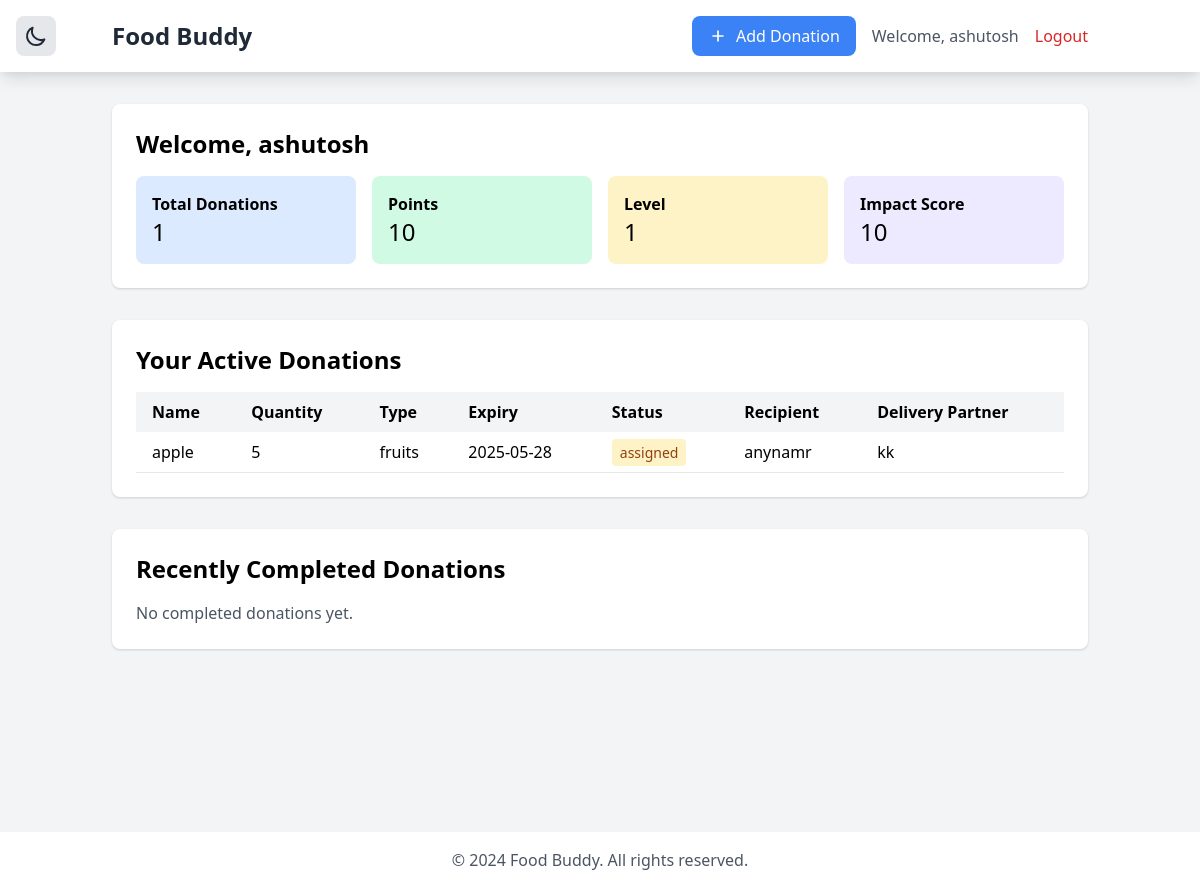
The page /dashboard/donor (signed in) on the database its author committed.
### tables this page shows
CREATE TABLE users (
            id INTEGER PRIMARY KEY AUTOINCREMENT,
            name TEXT NOT NULL,
            email TEXT UNIQUE NOT NULL,
            password TEXT NOT NULL,
            role TEXT NOT NULL CHECK (role IN ('donor', 'recipient', 'delivery')),
            points INTEGER DEFAULT 0,
            level INTEGER DEFAULT 1,
            badges TEXT DEFAULT '[]',
            location TEXT DEFAULT 'Not specified',
            latitude REAL,
            longitude REAL,
            dark_mode BOOLEAN DEFAULT 0,
            created_at DATETIME DEFAULT CURRENT_TIMESTAMP
        );

CREATE TABLE donations (
            id INTEGER PRIMARY KEY AUTOINCREMENT,
            name TEXT NOT NULL,
            quantity INTEGER NOT NULL,
            expiry DATE NOT NULL,
            location TEXT NOT NULL,
            latitude REAL,
            longitude REAL,
            recipient_location TEXT,
            recipient_latitude REAL,
            recipient_longitude REAL,
            food_type TEXT NOT NULL CHECK (food_type IN ('vegetables', 'fruits', 'grains', 'protein', 'dairy', 'prepared')),
            image TEXT,
            image_data BLOB,
            donor_id INTEGER NOT NULL,
            recipient_id INTEGER,
            delivery_partner_id INTEGER,
            status TEXT DEFAULT 'available' CHECK (status IN ('available', 'assigned', 'in_delivery', 'delivered')),
            created_at DATETIME DEFAULT CURRENT_TIMESTAMP,
            FOREIGN KEY (donor_id) REFERENCES users (id),
            FOREIGN KEY (recipient_id) REFERENCES users (id),
            FOREIGN KEY (delivery_partner_id) REFERENCES users (id)
        );

### app.py (the view)
@app.route('/dashboard/donor')
@login_required
def donor_dashboard():
    if current_user.role != 'donor':
        flash('Access denied.')
        return redirect(url_for('login'))
    conn = sqlite3.connect('user.db')
    cursor = conn.cursor()
    cursor.execute('SELECT COUNT(*) FROM donations WHERE donor_id = ?', (current_user.id,))
    donations_count = cursor.fetchone()[0]
    cursor.execute('SELECT points, level, badges FROM users WHERE id = ?', (current_user.id,))
    user_data = cursor.fetchone()
    current_user.points = user_data[0]
    current_user.level = user_data[1]
    badges = json.loads(user_data[2])
    impact_score = donations_count * 10
    cursor.execute('''
        SELECT role, COUNT(*)
        FROM users
        GROUP BY role
    ''')
    user_counts = dict(cursor.fetchall())
    cursor.execute('''
        SELECT
            d.id,
            d.name,
            d.quantity,
            d.expiry,
            d.location,
            d.food_type,
            d.status,
            COALESCE(r.name, 'Not requested yet') as recipient_name,
            COALESCE(dp.name, 'No delivery partner yet') as delivery_partner_name
        FROM donations d
        LEFT JOIN users r ON d.recipient_id = r.id
        LEFT JOIN users dp ON d.delivery_partner_id = dp.id
        WHERE d.donor_id = ?
        AND d.status != 'delivered'
        ORDER BY
            CASE d.status
                WHEN 'available' THEN 1
                WHEN 'assigned' THEN 2
                WHEN 'in_delivery' THEN 3
            END,
            d.created_at DESC
    ''', (current_user.id,))
    active_donations = [dict(zip([
        'id', 'name', 'quantity', 'expiry', 'location', 'food_type',
        'status', 'recipient_name', 'delivery_partner_name'
    ], row)) for row in cursor.fetchall()]
    cursor.execute('''
        SELECT
            d.id,
            d.name,
            d.quantity,
            d.expiry,
            d.location,
            d.food_type,
            r.name as recipient_name,
            dp.name as delivery_partner_name,
            d.created_at
        FROM donations d
        JOIN users r ON d.recipient_id = r.id
        JOIN users dp ON d.delivery_partner_id = dp.id
        WHERE d.donor_id = ?
        AND d.status = 'delivered'
        ORDER BY d.created_at DESC
        LIMIT 5
    ''', (current_user.id,))
    completed_donations = [dict(zip([
        'id', 'name', 'quantity', 'expiry', 'location', 'food_type',
        'recipient_name', 'delivery_partner_name', 'created_at'
    ], row)) for row in cursor.fetchall()]
    conn.close()
    return render_template('donor_dashboard.html',
                         donations_count=donations_count,
                         badges=badges,
                         impact_score=impact_score,
                         user_counts=user_counts,
                         active_donations=active_donations,
                         completed_donations=completed_donations)

### app.py (called while the page is built)
@login_manager.user_loader
def load_user(user_id):
    conn = sqlite3.connect('user.db')
    cursor = conn.cursor()
    cursor.execute("SELECT id, email, name, role, points, level, dark_mode FROM users WHERE id = ?", (user_id,))
    user = cursor.fetchone()
    conn.close()
    if user:
        return User(user[0], user[1], user[2], user[3], user[4], user[5], bool(user[6]))
    return None

### templates/donor_dashboard.html (shortened to what this page needs)
{% extends "base.html" %}
{% block content %}
<div class="min-h-screen bg-gray-100">
    <nav class="bg-white shadow-lg">
        <div class="container mx-auto px-6 py-4">
            <div class="flex justify-between items-center">
                <div class="text-2xl font-bold text-gray-800">Food Buddy</div>
                <div class="flex items-center space-x-4">
                    <button onclick="openDonationModal()" class="bg-blue-500 text-white px-4 py-2 rounded-lg hover:bg-blue-600 focus:outline-none focus:ring-2 focus:ring-blue-500 focus:ring-offset-2">
                        <span class="flex items-center">
                            <svg class="w-5 h-5 mr-2" fill="none" stroke="currentColor" viewBox="0 0 24 24">
                                <path stroke-linecap="round" stroke-linejoin="round" stroke-width="2" d="M12 6v6m0 0v6m0-6h6m-6 0H6"/>
                            </svg>
                            Add Donation
                        </span>
                    </button>
                    <span class="text-gray-600">Welcome, {{ current_user.name }}</span>
                    <a href="{{ url_for('logout') }}" class="text-red-600 hover:text-red-800">Logout</a>
                </div>
            </div>
        </div>
    </nav>
    <div class="container mx-auto px-6 py-8">
        <div class="bg-white rounded-lg shadow p-6 mb-8">
            <h2 class="text-2xl font-bold mb-4">Welcome, {{ current_user.name }}</h2>
            <div class="grid grid-cols-4 gap-4">
                <div class="bg-blue-100 p-4 rounded-lg">
                    <h3 class="font-semibold">Total Donations</h3>
                    <p class="text-2xl">{{ donations_count }}</p>
                </div>
                <div class="bg-green-100 p-4 rounded-lg">
                    <h3 class="font-semibold">Points</h3>
                    <p class="text-2xl">{{ current_user.points }}</p>
                </div>
                <div class="bg-yellow-100 p-4 rounded-lg">
                    <h3 class="font-semibold">Level</h3>
                    <p class="text-2xl">{{ current_user.level }}</p>
                </div>
                <div class="bg-purple-100 p-4 rounded-lg">
                    <h3 class="font-semibold">Impact Score</h3>
                    <p class="text-2xl">{{ impact_score }}</p>
                </div>
            </div>
        </div>
        <div class="bg-white rounded-lg shadow p-6 mb-8">
            <h2 class="text-2xl font-bold mb-4">Your Active Donations</h2>
            {% if active_donations %}
                <div class="overflow-x-auto">
                    <table class="min-w-full table-auto">
                        <thead>
                            <tr class="bg-gray-100">
                                <th class="px-4 py-2 text-left">Name</th>
                                <th class="px-4 py-2 text-left">Quantity</th>
                                <th class="px-4 py-2 text-left">Type</th>
                                <th class="px-4 py-2 text-left">Expiry</th>
                                <th class="px-4 py-2 text-left">Status</th>
                                <th class="px-4 py-2 text-left">Recipient</th>
                                <th class="px-4 py-2 text-left">Delivery Partner</th>
                            </tr>
                        </thead>
                        <tbody>
                            {% for donation in active_donations %}
                            <tr class="border-b">
                                <td class="px-4 py-2">{{ donation.name }}</td>
                                <td class="px-4 py-2">{{ donation.quantity }}</td>
                                <td class="px-4 py-2">{{ donation.food_type }}</td>
                                <td class="px-4 py-2">{{ donation.expiry }}</td>
                                <td class="px-4 py-2">
                                    <span class="px-2 py-1 rounded text-sm
                                        {% if donation.status == 'available' %}
                                            bg-blue-100 text-blue-800
                                        {% elif donation.status == 'assigned' %}
                                            bg-yellow-100 text-yellow-800
                                        {% elif donation.status == 'in_delivery' %}
                                            bg-green-100 text-green-800
                                        {% endif %}">
                                        {{ donation.status }}
                                    </span>
                                </td>
                                <td class="px-4 py-2">{{ donation.recipient_name }}</td>
                                <td class="px-4 py-2">{{ donation.delivery_partner_name }}</td>
                            </tr>
                            {% endfor %}
                        </tbody>
                    </table>
                </div>
            {% else %}
                <p class="text-gray-600">No active donations at the moment.</p>
            {% endif %}
        </div>
        <div class="bg-white rounded-lg shadow p-6">
            <h2 class="text-2xl font-bold mb-4">Recently Completed Donations</h2>
            {% if completed_donations %}
                <div class="overflow-x-auto">
                    <table class="min-w-full table-auto">
                        <thead>
                            <tr class="bg-gray-100">
                                <th class="px-4 py-2 text-left">Name</th>
                                <th class="px-4 py-2 text-left">Quantity</th>
                                <th class="px-4 py-2 text-left">Type</th>
                                <th class="px-4 py-2 text-left">Recipient</th>
                                <th class="px-4 py-2 text-left">Delivery Partner</th>
                                <th class="px-4 py-2 text-left">Completed On</th>
                            </tr>
                        </thead>
                        <tbody>
                            {% for donation in completed_donations %}
                            <tr class="border-b">
                                <td class="px-4 py-2">{{ donation.name }}</td>
                                <td class="px-4 py-2">{{ donation.quantity }}</td>
                                <td class="px-4 py-2">{{ donation.food_type }}</td>
                                <td class="px-4 py-2">{{ donation.recipient_name }}</td>
                                <td class="px-4 py-2">{{ donation.delivery_partner_name }}</td>
                                <td class="px-4 py-2">{{ donation.created_at }}</td>
                            </tr>
                            {% endfor %}
                        </tbody>
                    </table>
                </div>
            {% else %}
                <p class="text-gray-600">No completed donations yet.</p>
            {% endif %}
        </div>
    </div>
</div>
{% endblock %}

### templates/base.html (shortened to what this page needs)
<!DOCTYPE html>
<html lang="en" class="light">
<head>
    <link href="https://cdn.jsdelivr.net/npm/tailwindcss@2.2.19/dist/tailwind.min.css" rel="stylesheet">
</head>
<body class="bg-gray-100">
    <div class="fixed top-4 left-4 z-50">
        <button id="darkModeToggle" class="p-2 rounded-lg bg-gray-200 dark:bg-gray-700 hover:bg-gray-300 dark:hover:bg-gray-600 transition-colors duration-200">
            <svg id="moonIcon" class="w-6 h-6 text-gray-800 dark:text-gray-200" fill="none" stroke="currentColor" viewBox="0 0 24 24">
                <path stroke-linecap="round" stroke-linejoin="round" stroke-width="2" d="M20.354 15.354A9 9 0 018.646 3.646 9.003 9.003 0 0012 21a9.003 9.003 0 008.354-5.646z" />
            </svg>
        </button>
    </div>
    {% block content %}{% endblock %}
    <footer class="bg-white dark:bg-gray-800 py-4 mt-8">
        <div class="container mx-auto text-center text-gray-600 dark:text-gray-400">
            <p>&copy; 2024 Food Buddy. All rights reserved.</p>
        </div>
    </footer>
</body>
</html>

### rows shown on the page
users: name "ashutosh", points "10", level "1"
donations: name "apple", quantity "5", food_type "fruits", expiry "2025-05-28", status "assigned", recipient_name "anynamr", delivery_partner_name "kk"

### other values the page prints
{{ donations_count }} "1"
{{ impact_score }} "10"
